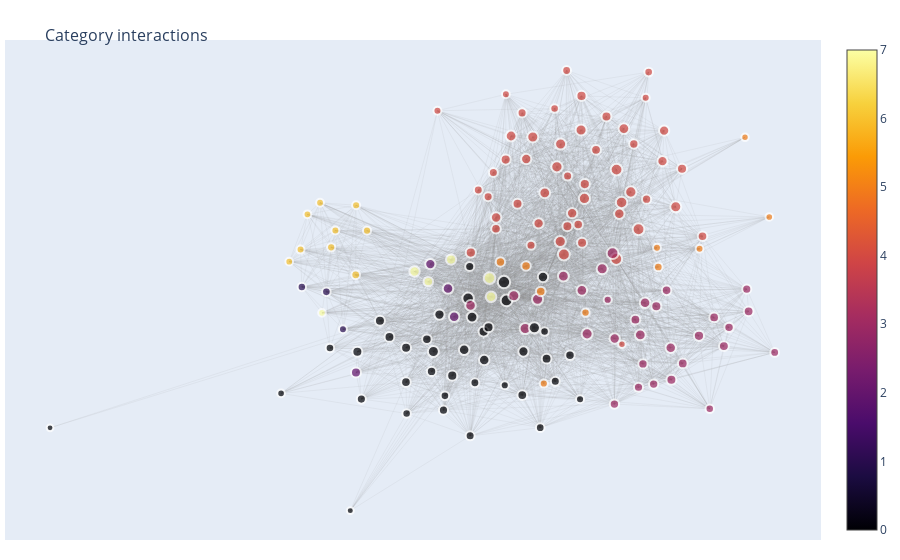

Notebook cell for this chart:
### Code cell
connection_thld = 10  # if set > 1 - be aware of isolated nodes, it affects scale of a figure

cG, cG_node_sizes = produce_interaction_graph(
    data=df['categories'],
    edge_weight_smoothing_fn=np.log1p,
    node_size_smoothing_fn=np.log1p,
    connection_thld=connection_thld,
    name='category_interaction',
)
# print(nx.info(cG))

# filter out isolated nodes
components = [x for x in list(nx.connected_components(cG)) if len(x) > 1]

subgraph_nodes = set.union(*components)
cG = cG.subgraph(subgraph_nodes)
    
    
plot_interaction_graph(
    G=cG, 
    category_data=category_data,
    category_color_lvl=1,
    node_sizes=cG_node_sizes,
    seed=seed, 
    title='<br>Category interactions',
    edge_width=0.1,
)

### Figure 1 — Plotly figure (JSON) as saved in the notebook; plotly's stock layout.template omitted (floating-point values rounded to 4 significant figures; data arrays with more than 128 entries replaced by an {"elided": "..."} marker saying what was removed)
{"data": [{"hoverinfo": "none", "line": {"color": "#888", "width": 0.1}, "mode": "lines", "type": "scatter", "x": {"elided": "11940 float values"}, "y": {"elided": "11940 float values"}}, {"hoverinfo": "text", "marker": {"color": {"elided": "154 int values"}, "colorscale": [[0, "#000004"], [0.1111, "#1b0c41"], [0.2222, "#4a0c6b"], [0.3333, "#781c6d"], [0.4444, "#a52c60"], [0.5556, "#cf4446"], [0.6667, "#ed6925"], [0.7778, "#fb9b06"], [0.8889, "#f7d13d"], [1, "#fcffa4"]], "line": {"width": 2}, "showscale": true, "size": {"elided": "156 float values"}}, "mode": "markers", "text": {"elided": "154 str values"}, "type": "scatter", "x": {"elided": "154 float values"}, "y": {"elided": "154 float values"}}], "layout": {"hovermode": "closest", "margin": {"b": 20, "l": 5, "r": 5, "t": 40}, "showlegend": false, "title": {"font": {"size": 16}, "text": "<br>Category interactions"}, "xaxis": {"showgrid": false, "showticklabels": false, "zeroline": false}, "yaxis": {"showgrid": false, "showticklabels": false, "zeroline": false}}}
